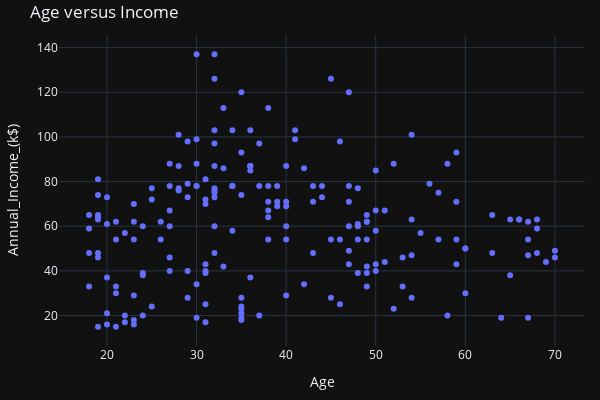

Here is the notebook cell this chart was saved with:
### Markdown cell above
No one above 40 years old has spending score > 60.  
Very few customers below 30 years old have low spending score < 40.  
The highest spending scores appear to be also a matter of age and not olny a matter of income.   
This is the first tutorial that shows this (conclusion after reading dozens of tutorials on kaggle).

### Code cell
# each visualization library has slightly different "syntax" and "names".
# here we use plotly express library and the scatter() function.
#see how to use tight layout margins.
px.scatter(df, x="Age", y="Annual_Income_(k$)",
           height=400, width=600,
          title="Age versus Income"
          ).update_layout(margin=dict(t=35, l=15, r=15, b=15))

### Figure 1 — Plotly figure (JSON) as saved in the notebook; plotly's stock layout.template omitted (floating-point values rounded to 4 significant figures; data arrays with more than 128 entries replaced by an {"elided": "..."} marker saying what was removed)
{"data": [{"hovertemplate": "Age=%{x}<br>Annual_Income_(k$)=%{y}<extra></extra>", "legendgroup": "", "marker": {"color": "#636efa", "symbol": "circle"}, "mode": "markers", "name": "", "orientation": "v", "showlegend": false, "x": {"elided": "200 int values"}, "xaxis": "x", "y": {"elided": "200 int values"}, "yaxis": "y", "type": "scatter"}], "layout": {"xaxis": {"anchor": "y", "domain": [0.0, 1.0], "title": {"text": "Age"}}, "yaxis": {"anchor": "x", "domain": [0.0, 1.0], "title": {"text": "Annual_Income_(k$)"}}, "legend": {"tracegroupgap": 0}, "title": {"text": "Age versus Income"}, "height": 400, "width": 600, "margin": {"t": 35, "l": 15, "r": 15, "b": 15}}}
